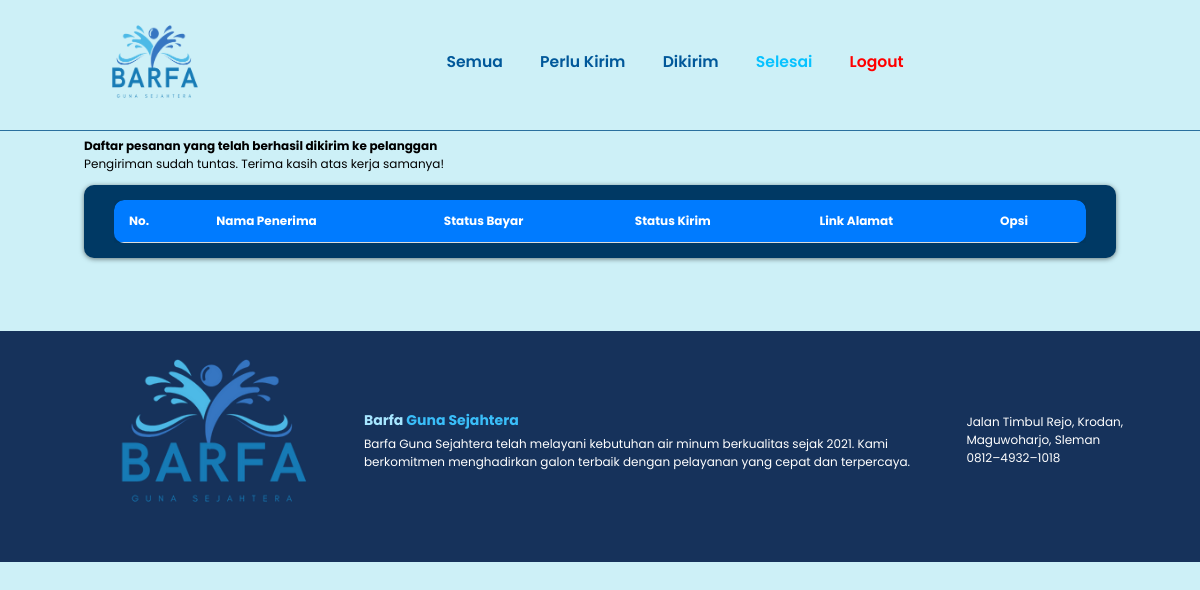
Page /kurir/selesai.php (signed in) on the earlier database version.
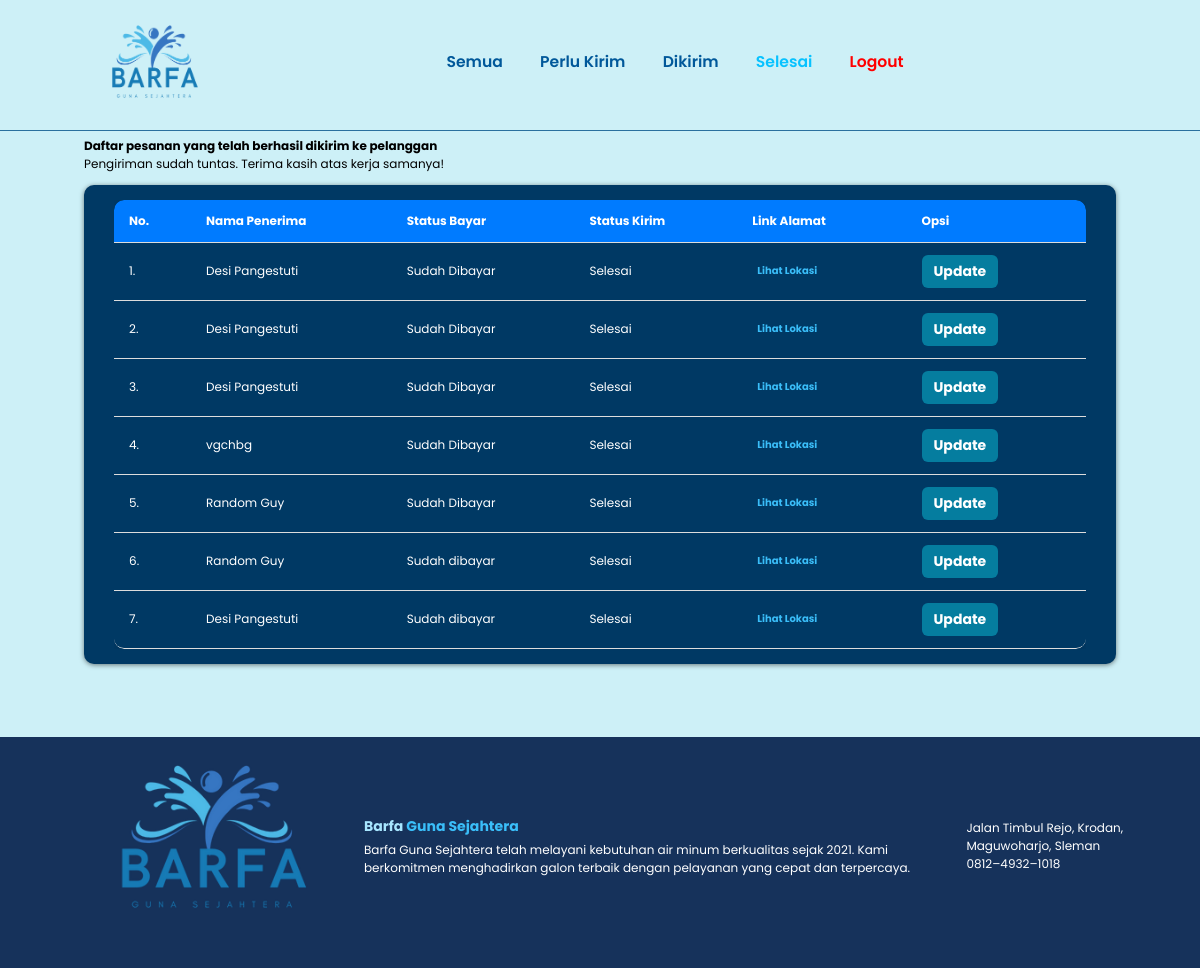
Same page on the later database version.
### tables this page shows
CREATE TABLE `pesanan` (
  `id_pesanan` int(11) NOT NULL,
  `username` varchar(15) NOT NULL,
  `nama` varchar(40) NOT NULL,
  `email` varchar(30) NOT NULL,
  `no_hp` char(15) NOT NULL,
  `alamat` varchar(200) NOT NULL,
  `link` varchar(150) NOT NULL,
  `status_bayar` varchar(15) NOT NULL,
  `status_kirim` varchar(15) NOT NULL,
  `total_harga` float NOT NULL,
  `tanggal_pesan` date NOT NULL DEFAULT curdate(),
  `metode_bayar` varchar(10) NOT NULL,
  `bukti_bayar` varchar(100) NOT NULL
);

### kurir/selesai.php (the view, shortened to what this page needs)
<?php
  include '../koneksi.php';
?>
<!DOCTYPE html>
<html lang="en">
<head>
</head>
<body>
  <nav class="navbar">
    <a class="navbar-brand" href="#">
        <img src="../img/logo_barfa.png" alt="logo" width="130" height="80" />
    </a>
    <div class="navbar-nav">
      <a href="semua.php">Semua</a>
      <a href="perlukirim.php">Perlu Kirim</a>
      <a href="dikirim.php">Dikirim</a>
      <a href="selesai.php" style="color: #08C2FF;">Selesai</a>
      <a href="logout.php" style="color: red;">Logout</a>
    </div>
  </nav>
  <section class="page-keranjang">
    <div class="container">
    <h4 style="color: #000;">Daftar pesanan yang telah berhasil dikirim ke pelanggan</h4>
    <p style="color: #000; margin-bottom: 1rem;">Pengiriman sudah tuntas. Terima kasih atas kerja samanya!</p>
      <div class="breadcrumb">
        <div class="card-body">
          <div class="table-responsive">
          <table class="table" id="tables">
              <thead style="text-align: left;">
                  <tr>
                      <th>No.</th>
                      <th>Nama Penerima</th>
                      <th>Status Bayar</th>
                      <th>Status Kirim</th>
                      <th>Link Alamat</th>
                      <th>Opsi</th>
                  </tr>
              </thead>
              <tbody>
              <?php
                $no = 1;
                $query = "SELECT * from pesanan WHERE status_kirim='Selesai'";
                $result = mysqli_query($connect, $query);
                while ($row = mysqli_fetch_assoc($result)) {
                ?>
                  <tr style="text-align:left;">
                    <td><?php echo $no++; ?>.</td>
                    <td><?php echo $row['nama']; ?></td>
                    <td><?php echo $row['status_bayar']; ?></td>
                    <td><?php echo $row['status_kirim']; ?></td>
                    <td>
                        <a href="<?php echo htmlspecialchars($row['link']); ?>" target="_blank" style="color: #3ABEF9;">Lihat Lokasi</a>
                    </td>
                    <td>
                        <a href="update.php?id_pesanan=<?php echo $row['id_pesanan']; ?>" class="btn-detail">Update
                        </a>
                    </td>
                  </tr>
                  <?php
                    }
                  ?>
              </tbody>
          </table>
          </div>
        </div>
    </div>
  </div>
  </section>
<footer>
  <div class="footer-barfa">
    <div class="logo">
      <img src="../img/logo_barfa.png" alt="Logo Barfa">
    </div>
    <div class="barfa-description">
      <h3>Barfa <span>Guna Sejahtera</span></h3>
      <p>Barfa Guna Sejahtera telah melayani kebutuhan air minum berkualitas sejak 2021.
      Kami berkomitmen menghadirkan galon terbaik dengan pelayanan yang cepat dan terpercaya.</p>
    </div>
    <div class="barfa-ikon">
      <p><i data-feather="map-pin"></i>  Jalan Timbul Rejo, Krodan, Maguwoharjo, Sleman</p>
      <p><i data-feather="phone"></i>  0812–4932–1018</p>
    </div>
  </div>
  </footer>
</body>
</html>

Differences in the rows shown:
added pesanan: nama "Desi Pangestuti", status_bayar "Sudah Dibayar", status_kirim "Selesai"
added pesanan: nama "Desi Pangestuti", status_bayar "Sudah Dibayar", status_kirim "Selesai"
added pesanan: nama "Desi Pangestuti", status_bayar "Sudah Dibayar", status_kirim "Selesai"
added pesanan: nama "vgchbg", status_bayar "Sudah Dibayar", status_kirim "Selesai"
added pesanan: nama "Random Guy", status_bayar "Sudah Dibayar", status_kirim "Selesai"
added pesanan: nama "Random Guy", status_bayar "Sudah dibayar", status_kirim "Selesai"
added pesanan: nama "Desi Pangestuti", status_bayar "Sudah dibayar", status_kirim "Selesai"
